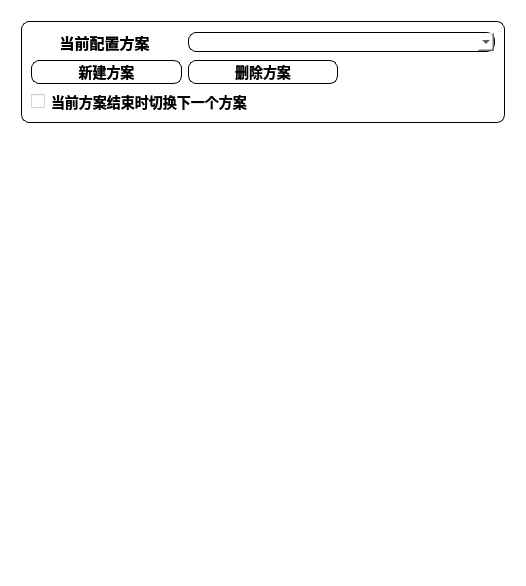
<?xml version="1.0" encoding="UTF-8"?>
<ui version="4.0">
    <class>MultiAccountWidget</class>
    <widget class="QWidget" name="MultiAccountWidget">
        <property name="geometry">
            <rect>
                <x>0</x>
                <y>0</y>
                <width>526</width>
                <height>586</height>
            </rect>
        </property>
        <property name="font">
            <font>
                <pointsize>13</pointsize>
            </font>
        </property>
        <property name="windowTitle">
            <string>Form</string>
        </property>
        <property name="styleSheet">
            <string notr="true">background-repeat: no-repeat;
                background-position: center;
                background-color: rgba(255, 255, 255, 0.1);
            </string>
        </property>
        <layout class="QVBoxLayout" name="verticalLayout">
            <item>
                <widget class="QScrollArea" name="scrollArea">
                    <property name="sizePolicy">
                        <sizepolicy hsizetype="Expanding" vsizetype="Maximum">
                            <horstretch>0</horstretch>
                            <verstretch>0</verstretch>
                        </sizepolicy>
                    </property>
                    <property name="styleSheet">
                        <string notr="true">background-color: transparent</string>
                    </property>
                    <property name="widgetResizable">
                        <bool>true</bool>
                    </property>
                    <widget class="QWidget" name="scrollAreaWidgetContents_4">
                        <property name="geometry">
                            <rect>
                                <x>0</x>
                                <y>0</y>
                                <width>506</width>
                                <height>110</height>
                            </rect>
                        </property>
                        <layout class="QVBoxLayout" name="verticalLayout_4">
                            <item>
                                <widget class="QGroupBox" name="groupBox">
                                    <property name="styleSheet">
                                        <string notr="true">border-radius: 8px;
                                            border: 1.3px solid black;
                                            background-color: rgba(255, 255, 255, 0.8);
                                            font-size: 14px;font-weight: bold;
                                        </string>
                                    </property>
                                    <property name="title">
                                        <string/>
                                    </property>
                                    <layout class="QGridLayout" name="gridLayout_5">
                                        <item row="1" column="0">
                                            <widget class="QPushButton" name="new_plan_button">
                                                <property name="styleSheet">
                                                    <string notr="true">
                                                        QPushButton {
                                                        font-size:14px;border-radius: 8px;
                                                        border: 1px solid black;font-weight: bold;
                                                        }
                                                        QPushButton:hover {
                                                        background-color: #f0f0f0; border-color: #ccc;
                                                        }
                                                    </string>
                                                </property>
                                                <property name="text">
                                                    <string>新建方案</string>
                                                </property>
                                            </widget>
                                        </item>
                                        <item row="0" column="0">
                                            <widget class="QLabel" name="label">
                                                <property name="styleSheet">
                                                    <string notr="true">border: none;</string>
                                                </property>
                                                <property name="text">
                                                    <string>&lt;html&gt;&lt;head/&gt;&lt;body&gt;&lt;p align=&quot;center&quot;&gt;&lt;span
                                                        style=&quot; font-size:11pt;&quot;&gt;当前配置方案&lt;/span&gt;&lt;/p&gt;&lt;/body&gt;&lt;/html&gt;
                                                    </string>
                                                </property>
                                            </widget>
                                        </item>
                                        <item row="0" column="1" colspan="2">
                                            <widget class="QComboBox" name="current_config_combobox">
                                                <property name="styleSheet">
                                                    <string notr="true">border-radius: 8px;
                                                        border: 0.5px solid black;
                                                    </string>
                                                </property>
                                                <property name="maxCount">
                                                    <number>5</number>
                                                </property>
                                            </widget>
                                        </item>
                                        <item row="2" column="0" colspan="3">
                                            <widget class="QCheckBox" name="switch2next_checkbox">
                                                <property name="styleSheet">
                                                    <string notr="true">QCheckBox{border: none;background-color:
                                                        rgba(255, 255, 255, 0.8);font-size: 14px;font-weight: bold;}
                                                        QCheckBox:hover {
                                                        background-color: #f0f0f0;
                                                        }

                                                        /* 勾选框悬停时边框变色 */
                                                        QCheckBox::indicator:hover {
                                                        border-color: #666;
                                                        }
                                                    </string>
                                                </property>
                                                <property name="text">
                                                    <string>当前方案结束时切换下一个方案</string>
                                                </property>
                                            </widget>
                                        </item>
                                        <item row="1" column="1">
                                            <widget class="QPushButton" name="delete_plan_button">
                                                <property name="styleSheet">
                                                    <string notr="true">
                                                        QPushButton {
                                                        font-size:14px;border-radius: 8px;
                                                        border: 1px solid black;font-weight: bold;
                                                        }
                                                        QPushButton:hover {
                                                        background-color: #f0f0f0; border-color: #ccc;
                                                        }
                                                    </string>
                                                </property>
                                                <property name="text">
                                                    <string>删除方案</string>
                                                </property>
                                            </widget>
                                        </item>
                                    </layout>
                                </widget>
                            </item>
                        </layout>
                    </widget>
                </widget>
            </item>
            <item>
                <spacer name="verticalSpacer">
                    <property name="orientation">
                        <enum>Qt::Orientation::Vertical</enum>
                    </property>
                    <property name="sizeHint" stdset="0">
                        <size>
                            <width>20</width>
                            <height>40</height>
                        </size>
                    </property>
                </spacer>
            </item>
        </layout>
    </widget>
    <resources/>
    <connections/>
</ui>
